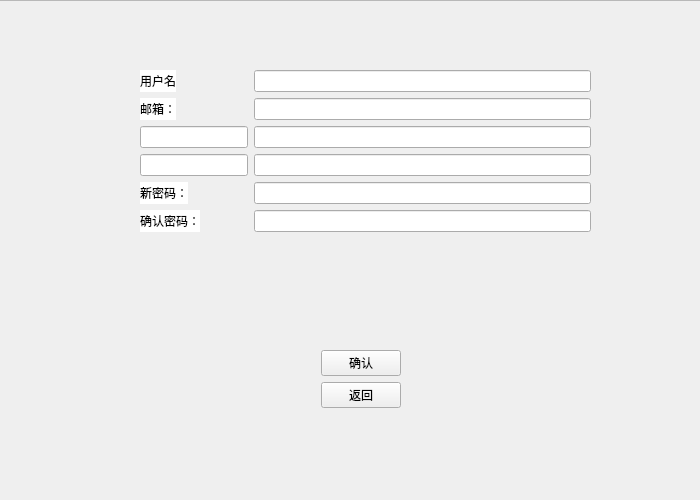
<?xml version="1.0" encoding="UTF-8"?>
<ui version="4.0">
 <class>Retrieverpassword</class>
 <widget class="QWidget" name="Retrieverpassword">
  <property name="geometry">
   <rect>
    <x>0</x>
    <y>0</y>
    <width>700</width>
    <height>500</height>
   </rect>
  </property>
  <property name="minimumSize">
   <size>
    <width>700</width>
    <height>500</height>
   </size>
  </property>
  <property name="maximumSize">
   <size>
    <width>700</width>
    <height>500</height>
   </size>
  </property>
  <property name="windowTitle">
   <string>找回密码</string>
  </property>
  <widget class="QWidget" name="horizontalLayoutWidget_2">
   <property name="geometry">
    <rect>
     <x>250</x>
     <y>350</y>
     <width>221</width>
     <height>81</height>
    </rect>
   </property>
   <layout class="QGridLayout" name="gridLayout">
    <item row="1" column="2">
     <widget class="QPushButton" name="pushButton_2">
      <property name="text">
       <string>返回</string>
      </property>
     </widget>
    </item>
    <item row="0" column="0" rowspan="3" colspan="2">
     <spacer name="horizontalSpacer">
      <property name="orientation">
       <enum>Qt::Horizontal</enum>
      </property>
      <property name="sizeHint" stdset="0">
       <size>
        <width>40</width>
        <height>20</height>
       </size>
      </property>
     </spacer>
    </item>
    <item row="0" column="2">
     <widget class="QPushButton" name="pushButton">
      <property name="text">
       <string>确认</string>
      </property>
     </widget>
    </item>
    <item row="0" column="3" rowspan="3" colspan="2">
     <spacer name="horizontalSpacer_2">
      <property name="orientation">
       <enum>Qt::Horizontal</enum>
      </property>
      <property name="sizeHint" stdset="0">
       <size>
        <width>40</width>
        <height>20</height>
       </size>
      </property>
     </spacer>
    </item>
   </layout>
  </widget>
  <widget class="QWidget" name="layoutWidget">
   <property name="geometry">
    <rect>
     <x>140</x>
     <y>70</y>
     <width>451</width>
     <height>201</height>
    </rect>
   </property>
   <layout class="QFormLayout" name="formLayout">
    <item row="2" column="0">
     <widget class="QLabel" name="label">
      <property name="styleSheet">
       <string notr="true">background-image: url(:/white.png);
background-color: rgb(255, 255, 255);</string>
      </property>
      <property name="text">
       <string>邮箱：</string>
      </property>
     </widget>
    </item>
    <item row="2" column="1">
     <widget class="QLineEdit" name="lineEdit"/>
    </item>
    <item row="3" column="0">
     <widget class="QLineEdit" name="lineEdit_5">
      <property name="enabled">
       <bool>true</bool>
      </property>
      <property name="readOnly">
       <bool>true</bool>
      </property>
     </widget>
    </item>
    <item row="4" column="0">
     <widget class="QLineEdit" name="lineEdit_8">
      <property name="readOnly">
       <bool>true</bool>
      </property>
     </widget>
    </item>
    <item row="4" column="1">
     <widget class="QLineEdit" name="lineEdit_7"/>
    </item>
    <item row="5" column="0">
     <widget class="QLabel" name="label_3">
      <property name="styleSheet">
       <string notr="true">background-image: url(:/white.png);
background-color: rgb(255, 255, 255);</string>
      </property>
      <property name="text">
       <string>新密码：</string>
      </property>
     </widget>
    </item>
    <item row="5" column="1">
     <widget class="QLineEdit" name="lineEdit_3"/>
    </item>
    <item row="6" column="0">
     <widget class="QLabel" name="label_4">
      <property name="styleSheet">
       <string notr="true">background-image: url(:/white.png);
background-color: rgb(255, 255, 255);</string>
      </property>
      <property name="text">
       <string>确认密码：</string>
      </property>
     </widget>
    </item>
    <item row="6" column="1">
     <widget class="QLineEdit" name="lineEdit_4"/>
    </item>
    <item row="3" column="1">
     <widget class="QLineEdit" name="lineEdit_6"/>
    </item>
    <item row="1" column="0">
     <widget class="QLabel" name="label_2">
      <property name="styleSheet">
       <string notr="true">background-image: url(:/white.png);
background-color: rgb(255, 255, 255);</string>
      </property>
      <property name="text">
       <string>用户名</string>
      </property>
     </widget>
    </item>
    <item row="1" column="1">
     <widget class="QLineEdit" name="lineEdit_2"/>
    </item>
   </layout>
  </widget>
  <widget class="QFrame" name="frame">
   <property name="geometry">
    <rect>
     <x>-10</x>
     <y>0</y>
     <width>891</width>
     <height>501</height>
    </rect>
   </property>
   <property name="styleSheet">
    <string notr="true">border-image: url(:/bg2.png);</string>
   </property>
   <property name="frameShape">
    <enum>QFrame::StyledPanel</enum>
   </property>
   <property name="frameShadow">
    <enum>QFrame::Raised</enum>
   </property>
  </widget>
  <zorder>frame</zorder>
  <zorder>horizontalLayoutWidget_2</zorder>
  <zorder>layoutWidget</zorder>
 </widget>
 <resources/>
 <connections/>
</ui>
